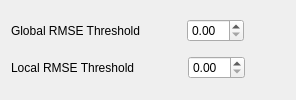
           <widget class="QWidget" name="rmse">
            <layout class="QVBoxLayout" name="verticalLayout_4">
             <item>
              <layout class="QHBoxLayout" name="layout_rmseGlobal">
               <item>
                <widget class="QLabel" name="label_17">
                 <property name="text">
                  <string>Global RMSE Threshold</string>
                 </property>
                </widget>
               </item>
               <item>
                <spacer name="horizontalSpacer_29">
                 <property name="orientation">
                  <enum>Qt::Horizontal</enum>
                 </property>
                 <property name="sizeType">
                  <enum>QSizePolicy::Maximum</enum>
                 </property>
                 <property name="sizeHint" stdset="0">
                  <size>
                   <width>40</width>
                   <height>20</height>
                  </size>
                 </property>
                </spacer>
               </item>
               <item>
                <widget class="QDoubleSpinBox" name="box_rmseGlobal"/>
               </item>
               <item>
                <spacer name="horizontalSpacer_4">
                 <property name="orientation">
                  <enum>Qt::Horizontal</enum>
                 </property>
                 <property name="sizeHint" stdset="0">
                  <size>
                   <width>40</width>
                   <height>20</height>
                  </size>
                 </property>
                </spacer>
               </item>
              </layout>
             </item>
             <item>
              <layout class="QHBoxLayout" name="layout_rmseLocal">
               <item>
                <widget class="QLabel" name="label_16">
                 <property name="text">
                  <string>Local RMSE Threshold</string>
                 </property>
                </widget>
               </item>
               <item>
                <spacer name="horizontalSpacer_27">
                 <property name="orientation">
                  <enum>Qt::Horizontal</enum>
                 </property>
                 <property name="sizeType">
                  <enum>QSizePolicy::Maximum</enum>
                 </property>
                 <property name="sizeHint" stdset="0">
                  <size>
                   <width>47</width>
                   <height>20</height>
                  </size>
                 </property>
                </spacer>
               </item>
               <item>
                <widget class="QDoubleSpinBox" name="box_rmseLocal"/>
               </item>
               <item>
                <spacer name="horizontalSpacer_6">
                 <property name="orientation">
                  <enum>Qt::Horizontal</enum>
                 </property>
                 <property name="sizeHint" stdset="0">
                  <size>
                   <width>40</width>
                   <height>20</height>
                  </size>
                 </property>
                </spacer>
               </item>
              </layout>
             </item>
            </layout>
           </widget>
